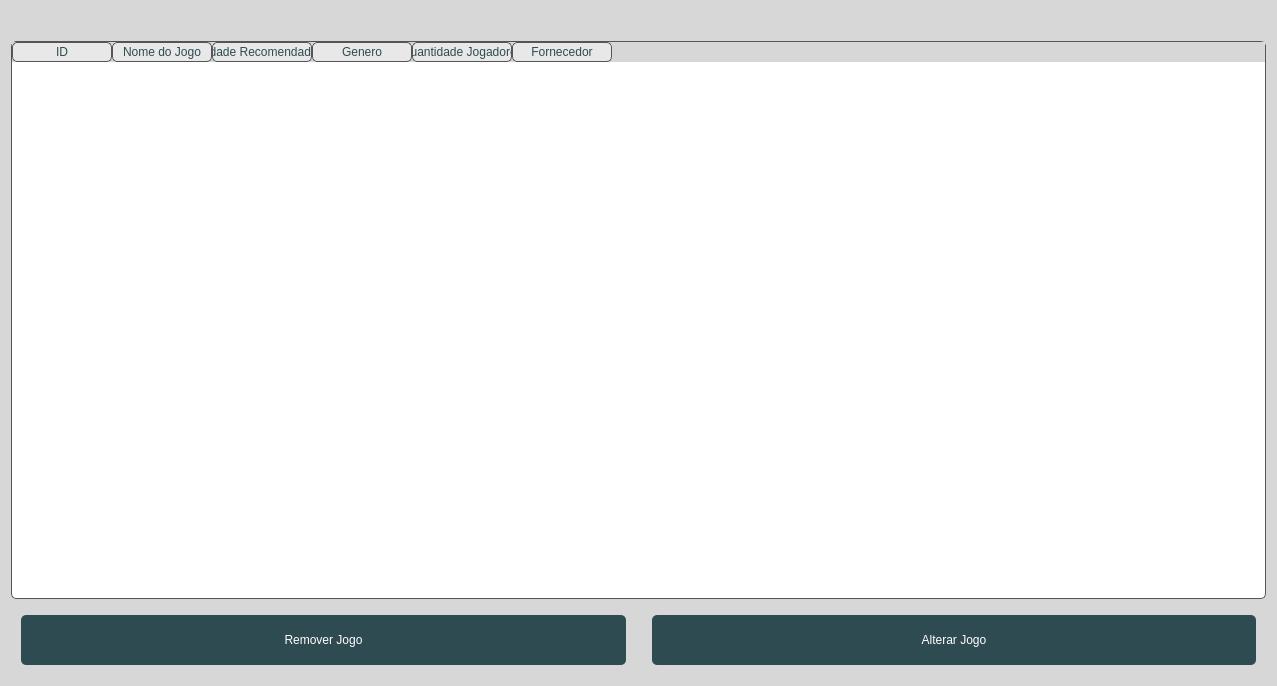
<?xml version="1.0" encoding="UTF-8"?>
<ui version="4.0">
 <class>GameManagementWindow</class>
 <widget class="QWidget" name="GameManagementWindow">
  <property name="geometry">
   <rect>
    <x>0</x>
    <y>0</y>
    <width>1277</width>
    <height>686</height>
   </rect>
  </property>
  <property name="windowTitle">
   <string>Gerenciamento de Jogos</string>
  </property>
  <property name="styleSheet">
   <string notr="true">
    QWidget {
        background-color: #D7D7D7;
    }
    QLabel {
        color: #2D4B50;
        font-family: &quot;Arial Black&quot;;
        margin: 5px;
        min-width: 300px; /* Isso pode não funcionar como esperado para QLabel no styleSheet */
    }
    QPushButton, QLineEdit, QDateEdit, QComboBox {
        color: #2D4B50;
        font-family: &quot;Arial Black&quot;;
        margin: 5px;
    }
    QLineEdit, QDateEdit, QComboBox {
        background-color: #fff;
        border: 1px solid #555;
        border-radius: 5px;
        padding: 1px 5px;
        height: 25px;
    }
    QPushButton {
        background-color: #2D4B50;
        color: white;
        border-radius: 5px;
        padding: 5px;
        margin: 10px;
        height: 40px;
    }
    QPushButton:hover {
        background-color: #6C6C69;
    }
    QTableWidget, QTableWidget QHeaderView::section, QTableWidget::item {
        background-color: #fff;
        color: #2D4B50;
        border: 1px solid #555;
        border-radius: 5px;
    }
    QTableWidget QHeaderView::section {
        background-color: #E8E8E8; /* Um pouco mais claro que #D7D7D7 para contraste */
        color: #2D4B50;
    }
   </string>
  </property>
  <layout class="QVBoxLayout" name="verticalLayout">
   <item alignment="Qt::AlignHCenter|Qt::AlignVCenter">
    <widget class="QLabel" name="label">
     <property name="text">
      <string/>
     </property>
     <property name="pixmap">
      <pixmap resource="logo.qrc">:/res/assets/logo.png</pixmap>
     </property>
    </widget>
   </item>
   <item>
    <widget class="QTableWidget" name="tableWidget">
     <property name="rowCount">
      <number>0</number>
     </property>
     <property name="columnCount">
      <number>6</number>
     </property>
     <column>
      <property name="text">
       <string>ID</string>
      </property>
     </column>
     <column>
      <property name="text">
       <string>Nome do Jogo</string>
      </property>
     </column>
     <column>
      <property name="text">
       <string>Idade Recomendada</string>
      </property>
     </column>
     <column>
      <property name="text">
       <string>Genero</string>
      </property>
     </column>
     <column>
      <property name="text">
       <string>Quantidade Jogadores</string>
      </property>
     </column>
     <column>
      <property name="text">
       <string>Fornecedor</string>
      </property>
     </column>
    </widget>
   </item>
   <item>
    <layout class="QHBoxLayout">
     <item>
      <widget class="QPushButton" name="buttonRemoveGame">
       <property name="text">
        <string>Remover Jogo</string>
       </property>
      </widget>
     </item>
     <item>
      <widget class="QPushButton" name="buttonModifyGame">
       <property name="text">
        <string>Alterar Jogo</string>
       </property>
      </widget>
     </item>
    </layout>
   </item>
  </layout>
 </widget>
 <layoutdefault spacing="6" margin="11"/>
 <resources>
  <include location="logo.qrc"/>
 </resources>
 <connections/>
</ui>
